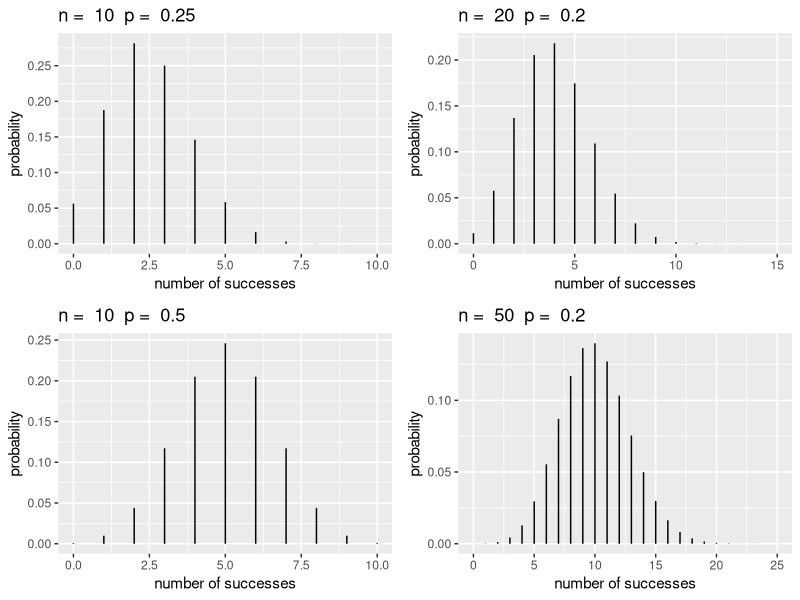
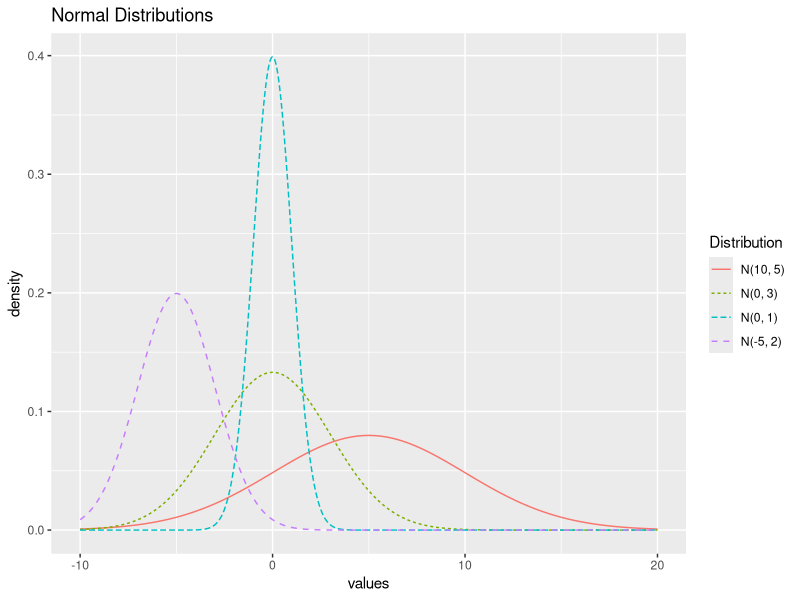

Generate these figures, in order, with R:
## ---- chunk 1
library(gridExtra)  
library(tidyverse)

plotBinomial=function(n,p){
  y1 <- 0:n  # possible values
  prob <- dbinom(y1, n, p)  # P(Y=y)
  BBGdf <- data.frame(y1, prob)
  ggplot(data = BBGdf, aes(x = y1, xend = y1, y = 0, yend = prob)) + 
    geom_segment() + 
    xlab("number of successes") + ylab("probability") + labs(title=paste("n = ", n, " p = ", p))
}
Binom1 <- plotBinomial(10,.25) + xlim(0, 10) + scale_y_continuous(breaks = c(0.00, 0.05, 0.10, 0.15, 0.20, 0.25))
Binom2 <- plotBinomial(20,.2) + xlim(0, 15)
Binom3 <- plotBinomial(10,.5) + xlim(0, 10)
Binom4 <- plotBinomial(50,.2) + xlim(0, 25)
grid.arrange(Binom1,Binom2,Binom3,Binom4,ncol=2)
## ---- chunk 2
dbinom(2, size = 10, prob = .25)
## ---- chunk 3
#normalPlots
x <- seq(-10, 20, by = 0.01)
norm1 <- dnorm(x, -5, 2)
norm2 <- dnorm(x, 0 , 1)
norm3 <- dnorm(x, 5, 5)
norm4 <- dnorm(x, 0, 3)
normDf <- tibble(x, norm1, norm2, norm3, norm4) %>%
  rename(`N(-5, 2)` = norm1,
         `N(0, 1)` = norm2,
         `N(10, 5)` = norm3,
         `N(0, 3)` = norm4) %>%
  gather(2:5, key = "Distribution", value = "value") %>%
  mutate(Distribution = factor(Distribution, 
    levels = c("N(10, 5)","N(0, 3)", "N(0, 1)", "N(-5, 2)")))
ggplot(data = normDf, 
       aes(x = x, y = value, color = Distribution)) +
  geom_line(aes(linetype = Distribution)) +
  xlab("values") + ylab("density") + 
  labs(title = "Normal Distributions")
